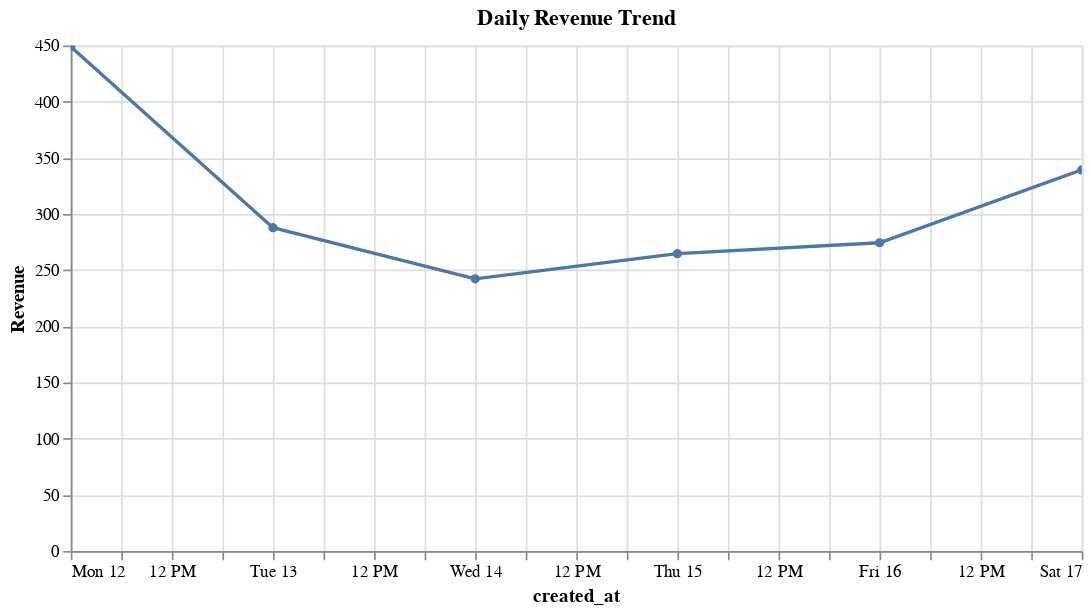

Write notebook code for a chart like this one.
### Code cell
# Calculate daily revenue
daily_revenue = df.resample('D').revenue.sum().reset_index()

# Create an interactive line chart
line_chart = alt.Chart(daily_revenue).mark_line(point=True).encode(
    x='created_at:T',
    y=alt.Y('revenue:Q', title='Revenue'),
    tooltip=['created_at:T', 'revenue:Q']
).properties(
    width=600,
    height=300,
    title='Daily Revenue Trend'
).interactive()

line_chart

### Figure 1 — Vega-Lite specification as saved in the notebook (floating-point values rounded to 4 significant figures)
{"config": {"view": {"continuousWidth": 300, "continuousHeight": 300}}, "data": {"name": "data-de0798f7e11725faff60dc43d22de123"}, "mark": {"type": "line", "point": true}, "encoding": {"tooltip": [{"field": "created_at", "type": "temporal"}, {"field": "revenue", "type": "quantitative"}], "x": {"field": "created_at", "type": "temporal"}, "y": {"field": "revenue", "title": "Revenue", "type": "quantitative"}}, "height": 300, "params": [{"name": "param_3", "select": {"type": "interval", "encodings": ["x", "y"]}, "bind": "scales"}], "title": "Daily Revenue Trend", "width": 600, "$schema": "https://vega.github.io/schema/vega-lite/v5.16.3.json", "datasets": {"data-de0798f7e11725faff60dc43d22de123": [{"created_at": "2024-02-12T00:00:00", "revenue": 448.9}, {"created_at": "2024-02-13T00:00:00", "revenue": 287.9}, {"created_at": "2024-02-14T00:00:00", "revenue": 242.3}, {"created_at": "2024-02-15T00:00:00", "revenue": 264.7}, {"created_at": "2024-02-16T00:00:00", "revenue": 274.4}, {"created_at": "2024-02-17T00:00:00", "revenue": 339.2}]}}
